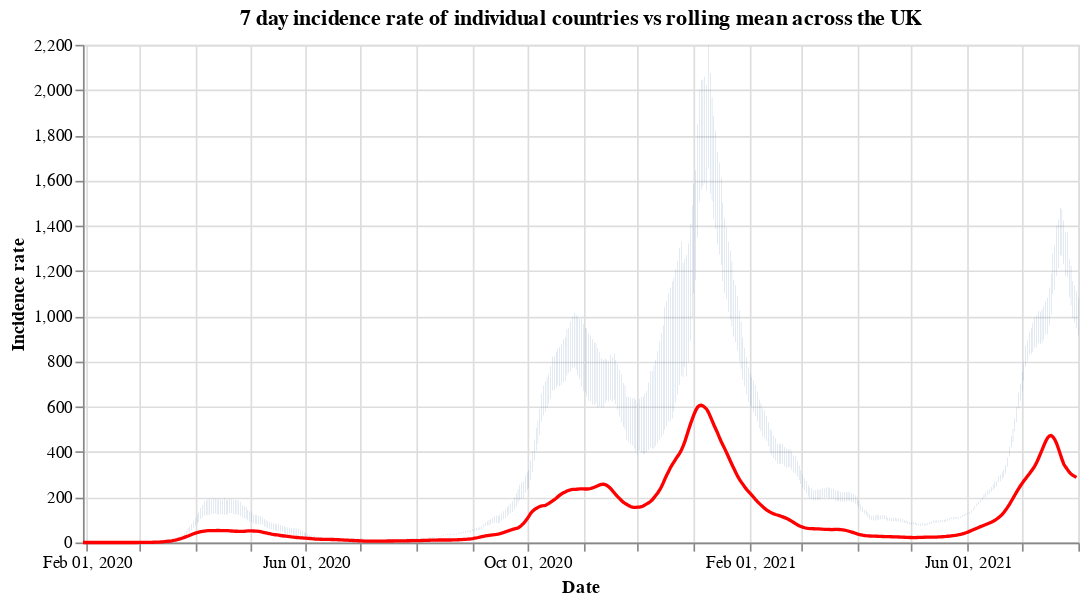

Here is the notebook cell this chart was saved with:
### Code cell
#collapse
countries = uk_cases['areaName'].unique()
countries.sort()

selection = alt.selection_single(
    name='Select',
    fields=['areaName'],
    init={'areaName': 'Wales'},
    bind={'areaName': alt.binding_select(options=countries)}
)

# scatter plot, modify opacity based on selection
bars = alt.Chart(uk_cases).mark_bar().add_selection(
    selection
).encode(
    x=alt.X("yearmonthdate(date):T", axis=alt.Axis(title='Date')),
    y=alt.Y("weeklyCasesRate:Q", axis=alt.Axis(title='Incidence rate')),
    tooltip='weeklyCasesRate:Q',
    opacity=alt.condition(selection, alt.value(1), alt.value(0))
).properties(title=f'7 day incidence rate of individual countries vs rolling mean across the UK', width=600)

line = alt.Chart(overview_cases).mark_line(
    color='red',
    size=2,
).transform_window(
    rolling_mean='mean(weeklyCasesRate)',
    frame=[0, 7]
).encode(
    x='yearmonthdate(date):T',
    y='rolling_mean:Q'
)

alt.layer(bars, line)

### Figure 1 — Vega-Lite specification as saved in the notebook (floating-point values rounded to 4 significant figures; data arrays with more than 128 entries replaced by an {"elided": "..."} marker saying what was removed)
{"config": {"view": {"continuousWidth": 400, "continuousHeight": 300}}, "layer": [{"data": {"name": "data-8d2e8752c02b372efb3678294b3224a5"}, "mark": "bar", "encoding": {"opacity": {"condition": {"value": 1, "selection": "Select"}, "value": 0}, "tooltip": {"type": "quantitative", "field": "weeklyCasesRate"}, "x": {"type": "temporal", "axis": {"title": "Date"}, "field": "date", "timeUnit": "yearmonthdate"}, "y": {"type": "quantitative", "axis": {"title": "Incidence rate"}, "field": "weeklyCasesRate"}}, "selection": {"Select": {"type": "single", "fields": ["areaName"], "init": {"areaName": "Wales"}, "bind": {"areaName": {"input": "select", "options": ["England", "Northern Ireland", "Scotland", "Wales"]}}}}, "title": "7 day incidence rate of individual countries vs rolling mean across the UK", "width": 600}, {"data": {"name": "data-ee78296d5c21bb395e1ee7f2238ab340"}, "mark": {"type": "line", "color": "red", "size": 2}, "encoding": {"x": {"type": "temporal", "field": "date", "timeUnit": "yearmonthdate"}, "y": {"type": "quantitative", "field": "rolling_mean"}}, "transform": [{"window": [{"op": "mean", "field": "weeklyCasesRate", "as": "rolling_mean"}], "frame": [0, 7]}]}], "$schema": "https://vega.github.io/schema/vega-lite/v4.8.1.json", "datasets": {"data-8d2e8752c02b372efb3678294b3224a5": {"elided": "2104 records"}, "data-ee78296d5c21bb395e1ee7f2238ab340": {"elided": "549 records"}}}
